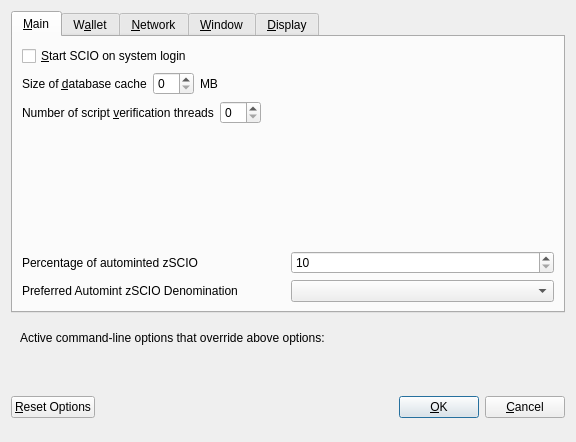
<?xml version="1.0" encoding="UTF-8"?>
<ui version="4.0">
 <class>OptionsDialog</class>
 <widget class="QDialog" name="OptionsDialog">
  <property name="geometry">
   <rect>
    <x>0</x>
    <y>0</y>
    <width>576</width>
    <height>442</height>
   </rect>
  </property>
  <property name="windowTitle">
   <string>Options</string>
  </property>
  <property name="modal">
   <bool>true</bool>
  </property>
  <layout class="QVBoxLayout" name="verticalLayout">
   <item>
    <widget class="QTabWidget" name="tabWidget">
     <property name="currentIndex">
      <number>0</number>
     </property>
     <widget class="QWidget" name="tabMain">
      <attribute name="title">
       <string>&amp;Main</string>
      </attribute>
      <layout class="QVBoxLayout" name="verticalLayout_Main">
       <item>
        <widget class="QCheckBox" name="bitcoinAtStartup">
         <property name="toolTip">
          <string>Automatically start SCIO after logging in to the system.</string>
         </property>
         <property name="text">
          <string>&amp;Start SCIO on system login</string>
         </property>
        </widget>
       </item>
       <item>
        <layout class="QHBoxLayout" name="horizontalLayout_2_Main">
         <item>
          <widget class="QLabel" name="databaseCacheLabel">
           <property name="text">
            <string>Size of &amp;database cache</string>
           </property>
           <property name="textFormat">
            <enum>Qt::PlainText</enum>
           </property>
           <property name="buddy">
            <cstring>databaseCache</cstring>
           </property>
          </widget>
         </item>
         <item>
          <widget class="QSpinBox" name="databaseCache"/>
         </item>
         <item>
          <widget class="QLabel" name="databaseCacheUnitLabel">
           <property name="text">
            <string>MB</string>
           </property>
           <property name="textFormat">
            <enum>Qt::PlainText</enum>
           </property>
          </widget>
         </item>
         <item>
          <spacer name="horizontalSpacer_2_Main">
           <property name="orientation">
            <enum>Qt::Horizontal</enum>
           </property>
           <property name="sizeHint" stdset="0">
            <size>
             <width>40</width>
             <height>20</height>
            </size>
           </property>
          </spacer>
         </item>
        </layout>
       </item>
       <item>
        <layout class="QHBoxLayout" name="horizontalLayout_3_Main">
         <item>
          <widget class="QLabel" name="threadsScriptVerifLabel">
           <property name="text">
            <string>Number of script &amp;verification threads</string>
           </property>
           <property name="textFormat">
            <enum>Qt::PlainText</enum>
           </property>
           <property name="buddy">
            <cstring>threadsScriptVerif</cstring>
           </property>
          </widget>
         </item>
         <item>
          <widget class="QSpinBox" name="threadsScriptVerif">
           <property name="toolTip">
            <string>(0 = auto, &lt;0 = leave that many cores free)</string>
           </property>
          </widget>
         </item>
         <item>
          <spacer name="horizontalSpacer_3_Main">
           <property name="orientation">
            <enum>Qt::Horizontal</enum>
           </property>
           <property name="sizeHint" stdset="0">
            <size>
             <width>40</width>
             <height>20</height>
            </size>
           </property>
          </spacer>
         </item>
        </layout>
       </item>
       <item>
        <spacer name="verticalSpacer_2">
         <property name="orientation">
          <enum>Qt::Vertical</enum>
         </property>
         <property name="sizeHint" stdset="0">
          <size>
           <width>20</width>
           <height>40</height>
          </size>
         </property>
        </spacer>
       </item>
       <item>
        <layout class="QHBoxLayout" name="horizontalLayout_3">
         <item>
          <widget class="QLabel" name="percentage_label">
           <property name="toolTip">
            <string>Percentage of incoming SCIO which get automatically converted to zSCIO via Zerocoin Protocol (min: 10%)</string>
           </property>
           <property name="text">
            <string>Percentage of autominted zSCIO</string>
           </property>
          </widget>
         </item>
         <item>
          <widget class="QSpinBox" name="zeromintPercentage">
           <property name="minimum">
            <number>10</number>
           </property>
           <property name="maximum">
            <number>100</number>
           </property>
          </widget>
         </item>
        </layout>
       </item>
       <item>
        <layout class="QHBoxLayout" name="horizontalLayout" stretch="0,0">
         <property name="sizeConstraint">
          <enum>QLayout::SetFixedSize</enum>
         </property>
         <item>
          <widget class="QLabel" name="labelPreferredDenom">
           <property name="maximumSize">
            <size>
             <width>16777215</width>
             <height>16777215</height>
            </size>
           </property>
           <property name="toolTip">
            <string>Wait with automatic conversion to Zerocoin until enough SCIO for this denomination is available</string>
           </property>
           <property name="text">
            <string>Preferred Automint zSCIO Denomination</string>
           </property>
          </widget>
         </item>
         <item>
          <widget class="QComboBox" name="preferredDenom">
           <property name="maximumSize">
            <size>
             <width>16777215</width>
             <height>27</height>
            </size>
           </property>
           <property name="toolTip">
            <string>Wait with automatic conversion to Zerocoin until enough SCIO for this denomination is available</string>
           </property>
           <property name="maxVisibleItems">
            <number>9</number>
           </property>
           <property name="maxCount">
            <number>9</number>
           </property>
          </widget>
         </item>
        </layout>
       </item>
      </layout>
     </widget>
     <widget class="QWidget" name="tabWallet">
      <attribute name="title">
       <string>W&amp;allet</string>
      </attribute>
      <layout class="QVBoxLayout" name="verticalLayout_Wallet">
       <item>
        <widget class="QGroupBox" name="groupBox">
         <property name="title">
          <string>Expert</string>
         </property>
         <layout class="QVBoxLayout" name="verticalLayout_2">
          <item>
           <widget class="QCheckBox" name="coinControlFeatures">
            <property name="toolTip">
             <string>Whether to show coin control features or not.</string>
            </property>
            <property name="text">
             <string>Enable coin &amp;control features</string>
            </property>
           </widget>
          </item>
          <item>
           <widget class="QCheckBox" name="showMasternodesTab">
            <property name="toolTip">
             <string>Show additional tab listing all your masternodes in first sub-tab&lt;br/&gt;and all masternodes on the network in second sub-tab.</string>
            </property>
            <property name="text">
             <string>Show Masternodes Tab</string>
            </property>
           </widget>
          </item>
          <item>
           <widget class="QCheckBox" name="spendZeroConfChange">
            <property name="toolTip">
             <string>If you disable the spending of unconfirmed change, the change from a transaction&lt;br/&gt;cannot be used until that transaction has at least one confirmation.&lt;br/&gt;This also affects how your balance is computed.</string>
            </property>
            <property name="text">
             <string>&amp;Spend unconfirmed change</string>
            </property>
           </widget>
          </item>
         </layout>
        </widget>
       </item>
       <item>
        <spacer name="verticalSpacer_Wallet">
         <property name="orientation">
          <enum>Qt::Vertical</enum>
         </property>
         <property name="sizeHint" stdset="0">
          <size>
           <width>20</width>
           <height>40</height>
          </size>
         </property>
        </spacer>
       </item>
      </layout>
     </widget>
     <widget class="QWidget" name="tabNetwork">
      <attribute name="title">
       <string>&amp;Network</string>
      </attribute>
      <layout class="QVBoxLayout" name="verticalLayout_Network">
       <item>
        <widget class="QCheckBox" name="mapPortUpnp">
         <property name="toolTip">
          <string>Automatically open the SCIO client port on the router. This only works when your router supports UPnP and it is enabled.</string>
         </property>
         <property name="text">
          <string>Map port using &amp;UPnP</string>
         </property>
        </widget>
       </item>
       <item>
        <widget class="QCheckBox" name="allowIncoming">
         <property name="toolTip">
          <string>Accept connections from outside</string>
         </property>
         <property name="text">
          <string>Allow incoming connections</string>
         </property>
        </widget>
       </item>
       <item>
        <widget class="QCheckBox" name="connectSocks">
         <property name="toolTip">
          <string>Connect to the SCIO network through a SOCKS5 proxy.</string>
         </property>
         <property name="text">
          <string>&amp;Connect through SOCKS5 proxy (default proxy):</string>
         </property>
        </widget>
       </item>
       <item>
        <layout class="QHBoxLayout" name="horizontalLayout_1_Network">
         <item>
          <widget class="QLabel" name="proxyIpLabel">
           <property name="text">
            <string>Proxy &amp;IP:</string>
           </property>
           <property name="textFormat">
            <enum>Qt::PlainText</enum>
           </property>
           <property name="buddy">
            <cstring>proxyIp</cstring>
           </property>
          </widget>
         </item>
         <item>
          <widget class="QValidatedLineEdit" name="proxyIp">
           <property name="minimumSize">
            <size>
             <width>140</width>
             <height>0</height>
            </size>
           </property>
           <property name="maximumSize">
            <size>
             <width>140</width>
             <height>16777215</height>
            </size>
           </property>
           <property name="toolTip">
            <string>IP address of the proxy (e.g. IPv4: 127.0.0.1 / IPv6: ::1)</string>
           </property>
          </widget>
         </item>
         <item>
          <widget class="QLabel" name="proxyPortLabel">
           <property name="text">
            <string>&amp;Port:</string>
           </property>
           <property name="textFormat">
            <enum>Qt::PlainText</enum>
           </property>
           <property name="buddy">
            <cstring>proxyPort</cstring>
           </property>
          </widget>
         </item>
         <item>
          <widget class="QLineEdit" name="proxyPort">
           <property name="minimumSize">
            <size>
             <width>55</width>
             <height>0</height>
            </size>
           </property>
           <property name="maximumSize">
            <size>
             <width>55</width>
             <height>16777215</height>
            </size>
           </property>
           <property name="toolTip">
            <string>Port of the proxy (e.g. 9050)</string>
           </property>
          </widget>
         </item>
         <item>
          <spacer name="horizontalSpacer_1_Network">
           <property name="orientation">
            <enum>Qt::Horizontal</enum>
           </property>
           <property name="sizeHint" stdset="0">
            <size>
             <width>40</width>
             <height>20</height>
            </size>
           </property>
          </spacer>
         </item>
        </layout>
       </item>
       <item>
        <spacer name="verticalSpacer_Network">
         <property name="orientation">
          <enum>Qt::Vertical</enum>
         </property>
         <property name="sizeHint" stdset="0">
          <size>
           <width>20</width>
           <height>40</height>
          </size>
         </property>
        </spacer>
       </item>
      </layout>
     </widget>
     <widget class="QWidget" name="tabWindow">
      <attribute name="title">
       <string>&amp;Window</string>
      </attribute>
      <layout class="QVBoxLayout" name="verticalLayout_Window">
       <item>
        <widget class="QCheckBox" name="minimizeToTray">
         <property name="toolTip">
          <string>Show only a tray icon after minimizing the window.</string>
         </property>
         <property name="text">
          <string>&amp;Minimize to the tray instead of the taskbar</string>
         </property>
        </widget>
       </item>
       <item>
        <widget class="QCheckBox" name="minimizeOnClose">
         <property name="toolTip">
          <string>Minimize instead of exit the application when the window is closed. When this option is enabled, the application will be closed only after selecting Quit in the menu.</string>
         </property>
         <property name="text">
          <string>M&amp;inimize on close</string>
         </property>
        </widget>
       </item>
       <item>
        <spacer name="verticalSpacer_Window">
         <property name="orientation">
          <enum>Qt::Vertical</enum>
         </property>
         <property name="sizeHint" stdset="0">
          <size>
           <width>20</width>
           <height>40</height>
          </size>
         </property>
        </spacer>
       </item>
      </layout>
     </widget>
     <widget class="QWidget" name="tabDisplay">
      <attribute name="title">
       <string>&amp;Display</string>
      </attribute>
      <layout class="QVBoxLayout" name="verticalLayout_Display">
       <item>
        <layout class="QHBoxLayout" name="horizontalLayout_1_Display">
         <item>
          <widget class="QLabel" name="langLabel">
           <property name="text">
            <string>User Interface &amp;language:</string>
           </property>
           <property name="textFormat">
            <enum>Qt::PlainText</enum>
           </property>
           <property name="buddy">
            <cstring>lang</cstring>
           </property>
          </widget>
         </item>
         <item>
          <widget class="QValueComboBox" name="lang">
           <property name="toolTip">
            <string>The user interface language can be set here. This setting will take effect after restarting SCIO.</string>
           </property>
          </widget>
         </item>
        </layout>
       </item>
       <item>
        <widget class="QLabel" name="label_3">
         <property name="toolTip">
          <string notr="true"/>
         </property>
         <property name="statusTip">
          <string notr="true"/>
         </property>
         <property name="whatsThis">
          <string notr="true"/>
         </property>
         <property name="accessibleName">
          <string notr="true"/>
         </property>
         <property name="text">
          <string>Language missing or translation incomplete? Help contributing translations here:
https://www.transifex.com/scio-project/scio-project-translations</string>
         </property>
         <property name="wordWrap">
          <bool>true</bool>
         </property>
         <property name="openExternalLinks">
          <bool>true</bool>
         </property>
         <property name="textInteractionFlags">
          <set>Qt::TextBrowserInteraction</set>
         </property>
        </widget>
       </item>
       <item>
        <layout class="QHBoxLayout" name="horizontalLayout_4_Display" stretch="0,0">
         <item>
          <widget class="QLabel" name="themeLabel">
           <property name="text">
            <string>User Interface Theme:</string>
           </property>
          </widget>
         </item>
         <item>
          <widget class="QValueComboBox" name="theme"/>
         </item>
        </layout>
       </item>
       <item>
        <widget class="Line" name="line">
         <property name="orientation">
          <enum>Qt::Horizontal</enum>
         </property>
        </widget>
       </item>
       <item>
        <layout class="QHBoxLayout" name="horizontalLayout_2_Display">
         <item>
          <widget class="QLabel" name="unitLabel">
           <property name="text">
            <string>&amp;Unit to show amounts in:</string>
           </property>
           <property name="textFormat">
            <enum>Qt::PlainText</enum>
           </property>
           <property name="buddy">
            <cstring>unit</cstring>
           </property>
          </widget>
         </item>
         <item>
          <widget class="QValueComboBox" name="unit">
           <property name="toolTip">
            <string>Choose the default subdivision unit to show in the interface and when sending coins.</string>
           </property>
          </widget>
         </item>
        </layout>
       </item>
       <item>
        <layout class="QHBoxLayout" name="horizontalLayout_5_Display">
         <item>
          <widget class="QLabel" name="digitsLabel">
           <property name="text">
            <string>Decimal digits</string>
           </property>
          </widget>
         </item>
         <item>
          <widget class="QValueComboBox" name="digits"/>
         </item>
        </layout>
       </item>
       <item>
        <layout class="QHBoxLayout" name="horizontalLayout_3_Display">
         <item>
          <widget class="QLabel" name="thirdPartyTxUrlsLabel">
           <property name="toolTip">
            <string>Third party URLs (e.g. a block explorer) that appear in the transactions tab as context menu items. %s in the URL is replaced by transaction hash. Multiple URLs are separated by vertical bar |.</string>
           </property>
           <property name="text">
            <string>Third party transaction URLs</string>
           </property>
           <property name="buddy">
            <cstring>thirdPartyTxUrls</cstring>
           </property>
          </widget>
         </item>
         <item>
          <widget class="QLineEdit" name="thirdPartyTxUrls">
           <property name="toolTip">
            <string>Third party URLs (e.g. a block explorer) that appear in the transactions tab as context menu items. %s in the URL is replaced by transaction hash. Multiple URLs are separated by vertical bar |.</string>
           </property>
          </widget>
         </item>
        </layout>
       </item>
       <item>
        <spacer name="verticalSpacer">
         <property name="orientation">
          <enum>Qt::Vertical</enum>
         </property>
         <property name="sizeHint" stdset="0">
          <size>
           <width>20</width>
           <height>40</height>
          </size>
         </property>
        </spacer>
       </item>
      </layout>
     </widget>
    </widget>
   </item>
   <item>
    <widget class="QFrame" name="frame">
     <layout class="QVBoxLayout" name="verticalLayout_Bottom">
      <item>
       <layout class="QHBoxLayout" name="horizontalLayout_Bottom">
        <item>
         <widget class="QLabel" name="overriddenByCommandLineInfoLabel">
          <property name="text">
           <string>Active command-line options that override above options:</string>
          </property>
          <property name="textFormat">
           <enum>Qt::PlainText</enum>
          </property>
         </widget>
        </item>
        <item>
         <spacer name="horizontalSpacer_Bottom">
          <property name="orientation">
           <enum>Qt::Horizontal</enum>
          </property>
          <property name="sizeHint" stdset="0">
           <size>
            <width>40</width>
            <height>20</height>
           </size>
          </property>
         </spacer>
        </item>
       </layout>
      </item>
      <item>
       <widget class="QLabel" name="overriddenByCommandLineLabel">
        <property name="text">
         <string/>
        </property>
        <property name="textFormat">
         <enum>Qt::PlainText</enum>
        </property>
        <property name="wordWrap">
         <bool>true</bool>
        </property>
       </widget>
      </item>
     </layout>
    </widget>
   </item>
   <item>
    <layout class="QHBoxLayout" name="horizontalLayout_Buttons">
     <item>
      <widget class="QPushButton" name="resetButton">
       <property name="toolTip">
        <string>Reset all client options to default.</string>
       </property>
       <property name="text">
        <string>&amp;Reset Options</string>
       </property>
       <property name="autoDefault">
        <bool>false</bool>
       </property>
      </widget>
     </item>
     <item>
      <spacer name="horizontalSpacer_1">
       <property name="orientation">
        <enum>Qt::Horizontal</enum>
       </property>
       <property name="sizeHint" stdset="0">
        <size>
         <width>40</width>
         <height>48</height>
        </size>
       </property>
      </spacer>
     </item>
     <item>
      <widget class="QLabel" name="statusLabel">
       <property name="minimumSize">
        <size>
         <width>200</width>
         <height>0</height>
        </size>
       </property>
       <property name="font">
        <font>
         <weight>75</weight>
         <bold>true</bold>
        </font>
       </property>
       <property name="text">
        <string/>
       </property>
       <property name="textFormat">
        <enum>Qt::PlainText</enum>
       </property>
       <property name="wordWrap">
        <bool>true</bool>
       </property>
      </widget>
     </item>
     <item>
      <spacer name="horizontalSpacer_2">
       <property name="orientation">
        <enum>Qt::Horizontal</enum>
       </property>
       <property name="sizeHint" stdset="0">
        <size>
         <width>40</width>
         <height>48</height>
        </size>
       </property>
      </spacer>
     </item>
     <item>
      <widget class="QPushButton" name="okButton">
       <property name="text">
        <string>&amp;OK</string>
       </property>
       <property name="autoDefault">
        <bool>false</bool>
       </property>
       <property name="default">
        <bool>true</bool>
       </property>
      </widget>
     </item>
     <item>
      <widget class="QPushButton" name="cancelButton">
       <property name="text">
        <string>&amp;Cancel</string>
       </property>
       <property name="autoDefault">
        <bool>false</bool>
       </property>
      </widget>
     </item>
    </layout>
   </item>
  </layout>
 </widget>
 <customwidgets>
  <customwidget>
   <class>QValidatedLineEdit</class>
   <extends>QLineEdit</extends>
   <header>qvalidatedlineedit.h</header>
  </customwidget>
  <customwidget>
   <class>QValueComboBox</class>
   <extends>QComboBox</extends>
   <header>qvaluecombobox.h</header>
  </customwidget>
 </customwidgets>
 <resources/>
 <connections/>
</ui>
